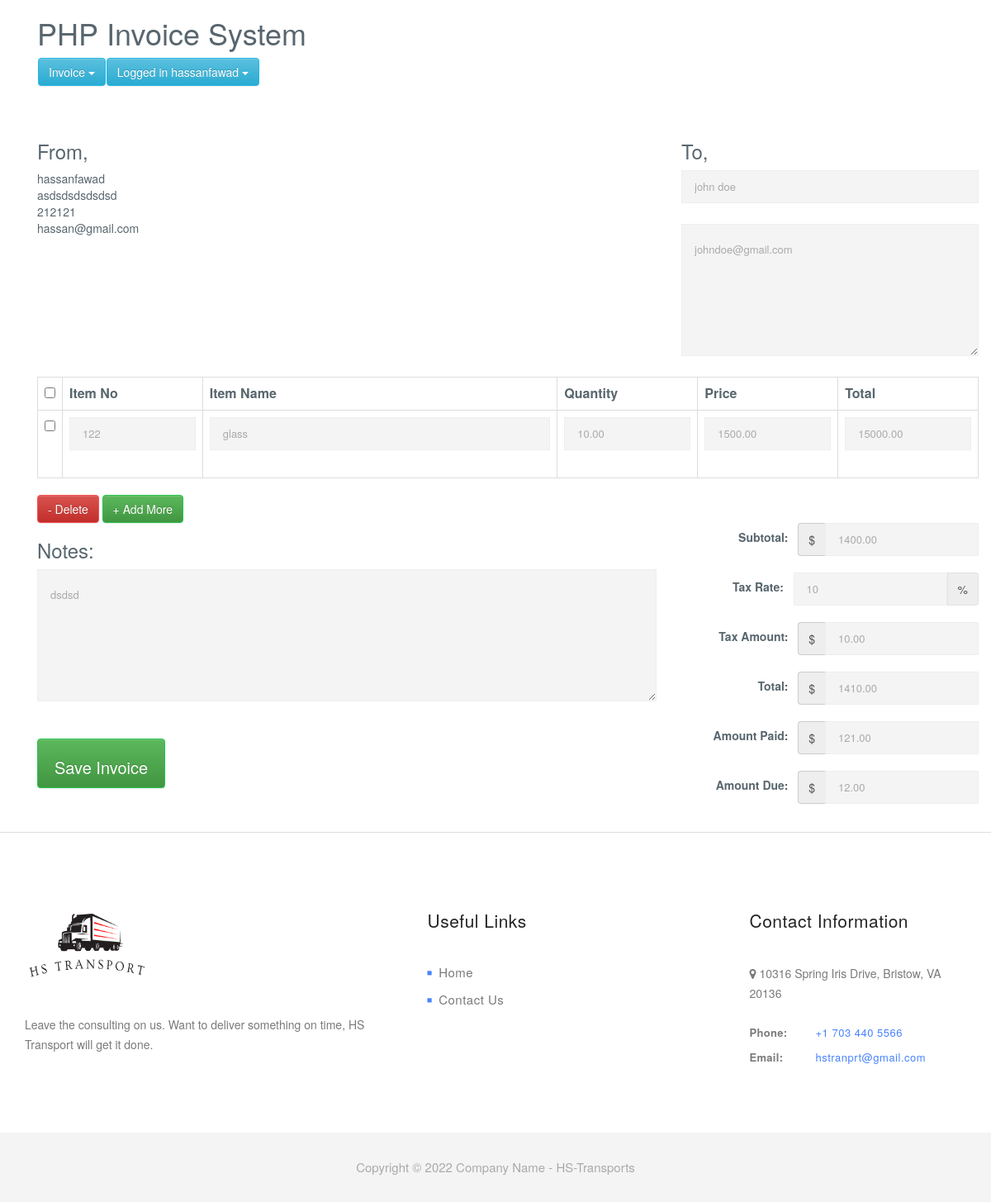
The app's page /edit_invoice.php?update_id=686 (signed in) with its own data.
### tables this page shows
CREATE TABLE `invoice_order` (
  `order_id` int(11) NOT NULL,
  `user_id` int(11) NOT NULL,
  `order_date` timestamp NOT NULL DEFAULT current_timestamp(),
  `order_receiver_name` varchar(250) NOT NULL,
  `order_receiver_address` text NOT NULL,
  `order_total_before_tax` decimal(10,2) NOT NULL,
  `order_total_tax` decimal(10,2) NOT NULL,
  `order_tax_per` varchar(250) NOT NULL,
  `order_total_after_tax` double(10,2) NOT NULL,
  `order_amount_paid` decimal(10,2) NOT NULL,
  `order_total_amount_due` decimal(10,2) NOT NULL,
  `note` text NOT NULL
);

CREATE TABLE `invoice_order_item` (
  `order_item_id` int(11) NOT NULL,
  `order_id` int(11) NOT NULL,
  `item_code` varchar(250) NOT NULL,
  `item_name` varchar(250) NOT NULL,
  `order_item_quantity` decimal(10,2) NOT NULL,
  `order_item_price` decimal(10,2) NOT NULL,
  `order_item_final_amount` decimal(10,2) NOT NULL
);

### Invoice.php (called while the page is built, shortened)
<?php
class Invoice{
	private $host  = 'localhost';
    private $user  = 'root';
    private $password   = "";
    private $database  = "invoice_system";
    private $invoiceOrderTable = 'invoice_order';
	private $invoiceOrderItemTable = 'invoice_order_item';
	private $dbConnect = false;
    public function __construct(){
        if(!$this->dbConnect){
            $conn = new mysqli($this->host, $this->user, $this->password, $this->database);
            if($conn->connect_error){
                die("Error failed to connect to MySQL: " . $conn->connect_error);
            }else{
                $this->dbConnect = $conn;
            }
        }
    }
	private function getData($sqlQuery) {
		$result = mysqli_query($this->dbConnect, $sqlQuery);
		$data= array();
		while ($row = mysqli_fetch_array($result, MYSQLI_ASSOC)) {
			$data[]=$row;
		}
		return $data;
	}
	public function getInvoice($invoiceId){
		$sqlQuery = "
			SELECT * FROM ".$this->invoiceOrderTable."
			WHERE user_id = '".$_SESSION['userid']."' AND order_id = '$invoiceId'";
		$result = mysqli_query($this->dbConnect, $sqlQuery);
		$row = mysqli_fetch_array($result, MYSQLI_ASSOC);
		return $row;
	}
	public function getInvoiceItems($invoiceId){
		$sqlQuery = "
			SELECT * FROM ".$this->invoiceOrderItemTable."
			WHERE order_id = '$invoiceId'";
		return  $this->getData($sqlQuery);
	}
}
?>

### edit_invoice.php (the view, shortened to what this page needs)
<?php
include('inc/header.php');
include 'Invoice.php';
$invoice = new Invoice();
$invoice->checkLoggedIn();
if(!empty($_GET['update_id']) && $_GET['update_id']) {
	$invoiceValues = $invoice->getInvoice($_GET['update_id']);
	$invoiceItems = $invoice->getInvoiceItems($_GET['update_id']);
}
?>
<link href="css/style.css" rel="stylesheet">
<?php include('inc/container.php');?>
<div class="container content-invoice">
    	<form action="" id="invoice-form" method="post" class="invoice-form" role="form" novalidate="">
	    	<div class="load-animate animated fadeInUp">
		    	<div class="row">
		    		<div class="col-xs-8 col-sm-8 col-md-8 col-lg-8">
		    			<h1 class="title">PHP Invoice System</h1>
						<?php include('menu.php');?>
		    		</div>
		    	</div>
		    	<div class="row">
		      		<div class="col-xs-12 col-sm-4 col-md-4 col-lg-4">
		      			<h3>From,</h3>
						<?php echo $_SESSION['user']; ?><br>
						<?php echo $_SESSION['address']; ?><br>
						<?php echo $_SESSION['mobile']; ?><br>
						<?php echo $_SESSION['email']; ?><br>
		      		</div>
		      		<div class="col-xs-12 col-sm-4 col-md-4 col-lg-4 pull-right">
		      			<h3>To,</h3>
		      			<div class="form-group">
							<input value="<?php echo $invoiceValues['order_receiver_name']; ?>" type="text" class="form-control" name="companyName" id="companyName" placeholder="Company Name" autocomplete="off">
						</div>
						<div class="form-group">
							<textarea class="form-control" rows="3" name="address" id="address" placeholder="Your Address"><?php echo $invoiceValues['order_receiver_address']; ?></textarea>
						</div>
		      		</div>
		      	</div>
		      	<div class="row">
		      		<div class="col-xs-12 col-sm-12 col-md-12 col-lg-12">
		      			<table class="table table-bordered table-hover" id="invoiceItem">
							<tr>
								<th width="2%"><input id="checkAll" class="formcontrol" type="checkbox"></th>
								<th width="15%">Item No</th>
								<th width="38%">Item Name</th>
								<th width="15%">Quantity</th>
								<th width="15%">Price</th>
								<th width="15%">Total</th>
							</tr>
							<?php
							$count = 0;
							foreach($invoiceItems as $invoiceItem){
								$count++;
							?>
							<tr>
								<td><input class="itemRow" type="checkbox"></td>
								<td><input type="text" value="<?php echo $invoiceItem["item_code"]; ?>" name="productCode[]" id="productCode_<?php echo $count; ?>" class="form-control" autocomplete="off"></td>
								<td><input type="text" value="<?php echo $invoiceItem["item_name"]; ?>" name="productName[]" id="productName_<?php echo $count; ?>" class="form-control" autocomplete="off"></td>
								<td><input type="number" value="<?php echo $invoiceItem["order_item_quantity"]; ?>" name="quantity[]" id="quantity_<?php echo $count; ?>" class="form-control quantity" autocomplete="off"></td>
								<td><input type="number" value="<?php echo $invoiceItem["order_item_price"]; ?>" name="price[]" id="price_<?php echo $count; ?>" class="form-control price" autocomplete="off"></td>
								<td><input type="number" value="<?php echo $invoiceItem["order_item_final_amount"]; ?>" name="total[]" id="total_<?php echo $count; ?>" class="form-control total" autocomplete="off"></td>
							</tr>
							<?php } ?>
						</table>
		      		</div>
		      	</div>
		      	<div class="row">
		      		<div class="col-xs-12 col-sm-3 col-md-3 col-lg-3">
		      			<button class="btn btn-danger delete" id="removeRows" type="button">- Delete</button>
		      			<button class="btn btn-success" id="addRows" type="button">+ Add More</button>
		      		</div>
		      	</div>
		      	<div class="row">
		      		<div class="col-xs-12 col-sm-8 col-md-8 col-lg-8">
		      			<h3>Notes: </h3>
		      			<div class="form-group">
							<textarea class="form-control txt" rows="5" name="notes" id="notes" placeholder="Your Notes"><?php echo $invoiceValues['note']; ?></textarea>
						</div>
						<br>
						<div class="form-group">
			      			<input data-loading-text="Updating Invoice..." type="submit" name="invoice_btn" value="Save Invoice" class="btn btn-success submit_btn invoice-save-btm">
			      		</div>
		      		</div>
		      		<div class="col-xs-12 col-sm-4 col-md-4 col-lg-4">
						<span class="form-inline">
							<div class="form-group">
								<label>Subtotal: &nbsp;</label>
								<div class="input-group">
									<div class="input-group-addon currency">$</div>
									<input value="<?php echo $invoiceValues['order_total_before_tax']; ?>" type="number" class="form-control" name="subTotal" id="subTotal" placeholder="Subtotal">
								</div>
							</div>
							<div class="form-group">
								<label>Tax Rate: &nbsp;</label>
								<div class="input-group">
									<input value="<?php echo $invoiceValues['order_tax_per']; ?>" type="number" class="form-control" name="taxRate" id="taxRate" placeholder="Tax Rate">
									<div class="input-group-addon">%</div>
								</div>
							</div>
							<div class="form-group">
								<label>Tax Amount: &nbsp;</label>
								<div class="input-group">
									<div class="input-group-addon currency">$</div>
									<input value="<?php echo $invoiceValues['order_total_tax']; ?>" type="number" class="form-control" name="taxAmount" id="taxAmount" placeholder="Tax Amount">
								</div>
							</div>
							<div class="form-group">
								<label>Total: &nbsp;</label>
								<div class="input-group">
									<div class="input-group-addon currency">$</div>
									<input value="<?php echo $invoiceValues['order_total_after_tax']; ?>" type="number" class="form-control" name="totalAftertax" id="totalAftertax" placeholder="Total">
								</div>
							</div>
							<div class="form-group">
								<label>Amount Paid: &nbsp;</label>
								<div class="input-group">
									<div class="input-group-addon currency">$</div>
									<input value="<?php echo $invoiceValues['order_amount_paid']; ?>" type="number" class="form-control" name="amountPaid" id="amountPaid" placeholder="Amount Paid">
								</div>
							</div>
							<div class="form-group">
								<label>Amount Due: &nbsp;</label>
								<div class="input-group">
									<div class="input-group-addon currency">$</div>
									<input value="<?php echo $invoiceValues['order_total_amount_due']; ?>" type="number" class="form-control" name="amountDue" id="amountDue" placeholder="Amount Due">
								</div>
							</div>
						</span>
					</div>
		      	</div>
	      	</div>
		</form>
    </div>
</div>
<?php include('inc/footer.php');?>

### assets/css/hero-slider.css (style rules this page uses)
*, *::after, *::before { -webkit-box-sizing: border-box; -moz-box-sizing: border-box; box-sizing: border-box; }
body { font-family: "Open Sans", sans-serif; color: #2c343b; background-color: #f2f2f2; }

### assets/css/style.css (style rules this page uses)
body { font-family: 'Raleway', 'sans-serif'; background-color: #fff; }
.input-group-addon:last-child { border: 1px solid rgba(0,0,0,.05); }
.form-control { border-radius: 0px; padding-left: 15px; font-size: 13px; color: #aaa; background-color: #f4f4f4; border: 1px solid #eee; outline: none; box-shadow: none; line-height: 40px; height: 40px; width: 100%; margin-bottom: 25px; }
textarea.form-control { border-radius: 0px; padding-left: 15px; padding-top: 10px; font-size: 13px; color: #aaa; background-color: #f4f4f4; border: 1px solid #eee; outline: none; box-shadow: none; min-height: 140px; height: 160px; max-height: 180px; width: 100%; max-width: 100%; margin-bottom: 25px; }

### css/style.css (style rules this page uses)
body { background-color: transparent; color: #58666e; font-family: "Source Sans Pro","Helvetica Neue",Helvetica,Arial,sans-serif; font-size: 14px; line-height: 1.42857; }
.btn-success, .panel-success { background-color: #27c24c !important; border-color: #27c24c !important; color: #fff !important; }
.btn-danger, .panel-danger { background-color: #f05050; border-color: #f05050; color: #fff !important; }
input[type=number] { -moz-appearance: textfield; }
.form-inline .form-group { margin-bottom: 20px; float: right; }
.invoice-save-btm { height:60px;padding:20px;font-size:20px; }

### records on screen
invoice_order: companyName "john doe", address "johndoe@gmail.com", notes "dsdsd", subTotal "1400.00", taxRate "10", taxAmount "10.00", totalAftertax "1410.00", amountPaid "121.00", amountDue "12.00"
invoice_order_item: item_code "122", item_name "glass", order_item_quantity "10.00", order_item_price "1500.00", order_item_final_amount "15000.00"

### other values on screen
$_SESSION['user'] "hassanfawad"
$_SESSION['address'] "asdsdsdsdsdsd"
$_SESSION['mobile'] "212121"
$_SESSION['email'] "hassan@gmail.com"
